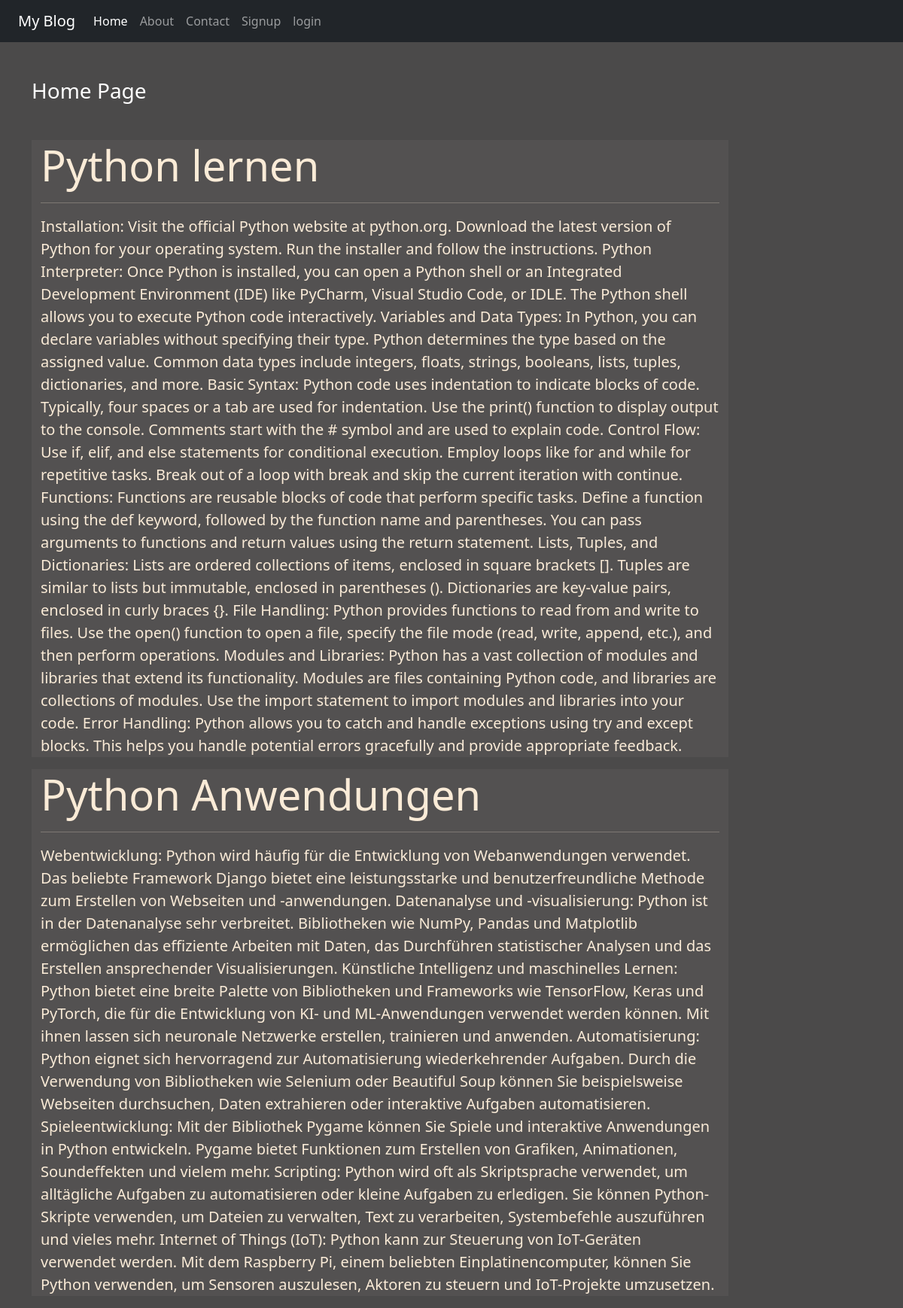
The page / on the database its author committed.
### blog/models.py (models this page shows)
class Post(models.Model):
    title = models.CharField(max_length=70)
    description = models.TextField()

### blog/views.py (the view)
# urls.py: 2. Add a URL to urlpatterns:  path('', views.home, name='home')
def home(request):
    posts = Post.objects.all()
    return render(request, 'blog/home.html', {'posts': posts})

### blog/templates/blog/home.html
{% extends 'blog/base.html' %}
{% load static %}
{% block content %}
<div class="col-sm-10">
    <h3 class='text-white my-5'>Home Page</h3>
    {% for post in posts %}
      <div class="jumbotron jumbotron-fluid jumbo-color mb-3">
        <div class="container">
          <h1 class="display-4">{{post.title}}</h1>
          <hr>
          <p class="lead mb-1">{{post.description}}</p>
        </div>
      </div>
    {% endfor %}
</div>
{% endblock content %}

### blog/static/blog/css/style.css (style rules this page uses)
body { background-color: rgb(75,74,74); color: antiquewhite; }
.jumbo-color { background-color: rgb(83, 81, 81); }

### rows shown on the page
Post: title "Python lernen", description "Installation: Visit the official Python website at python.org. Download the latest version of Python for your operating system. Run the installer and follow the instructions. Python Interpreter: Once Python is installed, you can open a Python shell or an Integrated Development Environment (IDE) like PyCharm, Visual Studio Code, or IDLE. The Python shell allows you to execute Python code interactively. Variables and Data Types: In Python, you can declare variables without specifying their type. Python determines the type based on the assigned value. Common data types include integers, floats, strings, booleans, lists, tuples, dictionaries, and more. Basic Syntax: Python code uses indentation…"
Post: title "Python Anwendungen", description "Webentwicklung: Python wird häufig für die Entwicklung von Webanwendungen verwendet. Das beliebte Framework Django bietet eine leistungsstarke und benutzerfreundliche Methode zum Erstellen von Webseiten und -anwendungen. Datenanalyse und -visualisierung: Python ist in der Datenanalyse sehr verbreitet. Bibliotheken wie NumPy, Pandas und Matplotlib ermöglichen das effiziente Arbeiten mit Daten, das Durchführen statistischer Analysen und das Erstellen ansprechender Visualisierungen. Künstliche Intelligenz und maschinelles Lernen: Python bietet eine breite Palette von Bibliotheken und Frameworks wie TensorFlow, Keras und PyTorch, die für die Entwicklung von KI- und ML-Anwendungen verwendet…"
